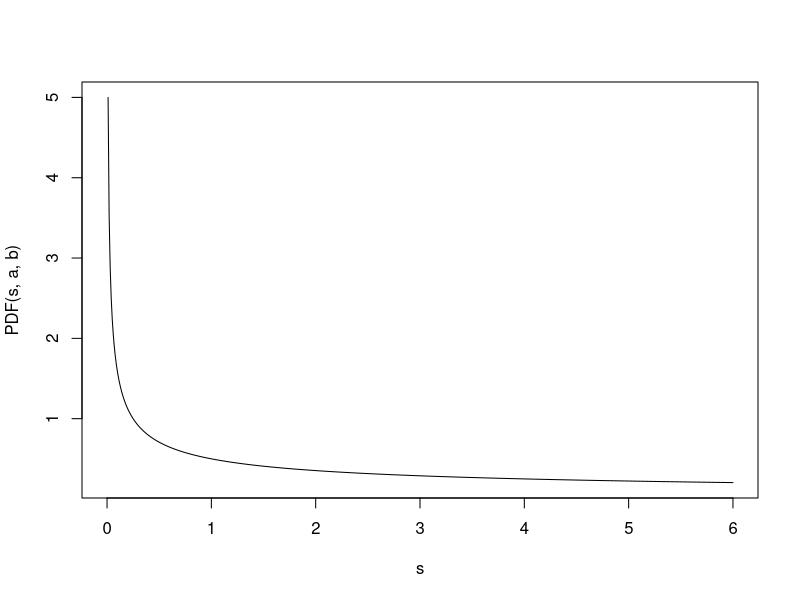
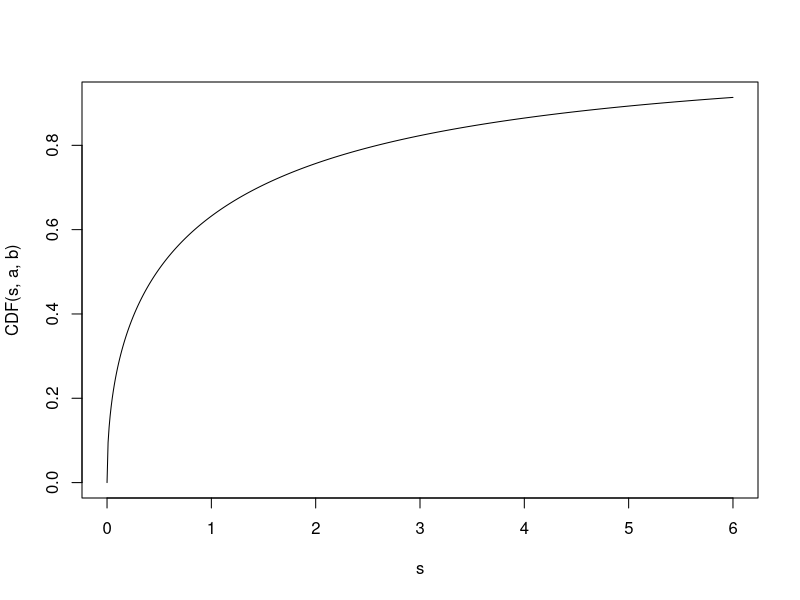
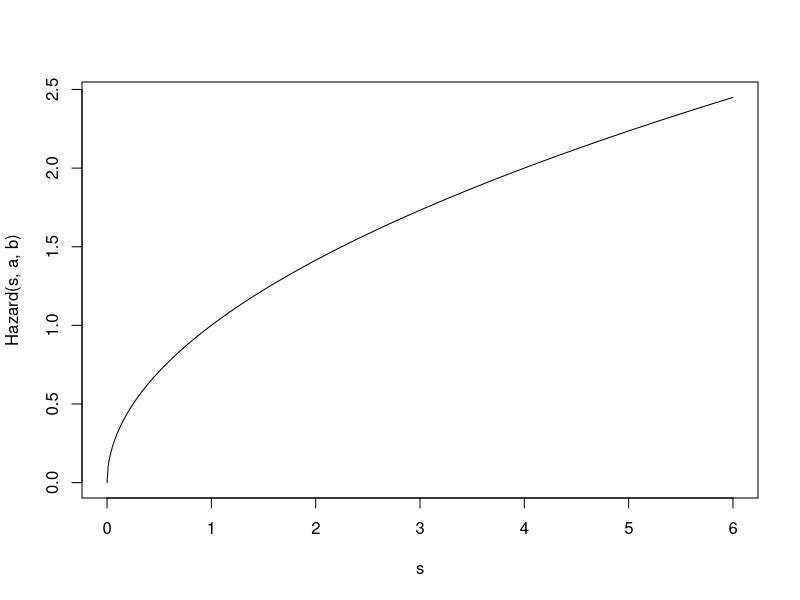

These charts were generated, in order, by the following R code: (Note: this script raises an error after producing the figures.)
# Exponentiated Weibull PDF and CDF
PDF <- function(x, a, b) {
  (1/beta(a,b))*x^(a-1)*(1-b)^(b-1)*(x>=0)
}

CDF <- function(x, a, b) {
  (1 - exp(-x^a))^b*(x>=0)
}
Hazard=function(x, a, b) {
  -log(1 - CDF(x,a,b))
}
# Laplace PDF and CDF
Lap <- function(x,a,b) {
  1/(2*b) * exp(-abs(x-a)/b)
}

s=seq(0,6,0.01)
a=0.5
b=1
plot(s,PDF(s,a,b),type="line")
plot(s,CDF(s,a,b),type="line")
plot(s,Hazard(s,a,b),type="line")


# Define the convolution function for the PDFs
conv_pdf <- function(t, a, b) {
  integrand <- function(x) {
    Lap(t-x,0,1) * PDF(x, a, b)
  }
  integrate(integrand, -50, 50)$value
}
# Define the convolved CDF
conv_cdf <- function(t, a, b) {
  integrate(function(x) sapply(x, conv_pdf, a=a, b=b), -50, t)$value
}

conv_Hazard=function(x, a, b) {
  -log(1 - conv_cdf(x,a,b))
}
# Example: Parameters for the distributions

conv_pdf_values <- sapply(s, conv_pdf, a = a, b= b)
conv_cdf_values <- sapply(s, conv_cdf, a = a, b= b)
conv_hazard_values <- sapply(s, conv_Hazard, a = a, b= b)

Data1=data.frame(x=s,y=PDF(s,a,b),z=sapply(s, conv_pdf, a = a, b= b))
ggplot(Data1, aes(x = x)) +
  geom_line(aes(y = y), color = "red")+
  geom_line(aes(y=z),color="blue")

Data2=data.frame(x=s,y=CDF(s,a,b),z=sapply(s, conv_cdf, a = a, b= b))
ggplot(Data2, aes(x = x)) +
  geom_line(aes(y = y), color = "red")+
  geom_line(aes(y=z),color="blue")

Data3=data.frame(x=s,y=Hazard(s,a,b),z=sapply(s, conv_Hazard, a = a, b= b))
ggplot(Data3, aes(x = x)) +
  geom_line(aes(y = y), color = "black")+
  geom_line(aes(y=z),color="red")